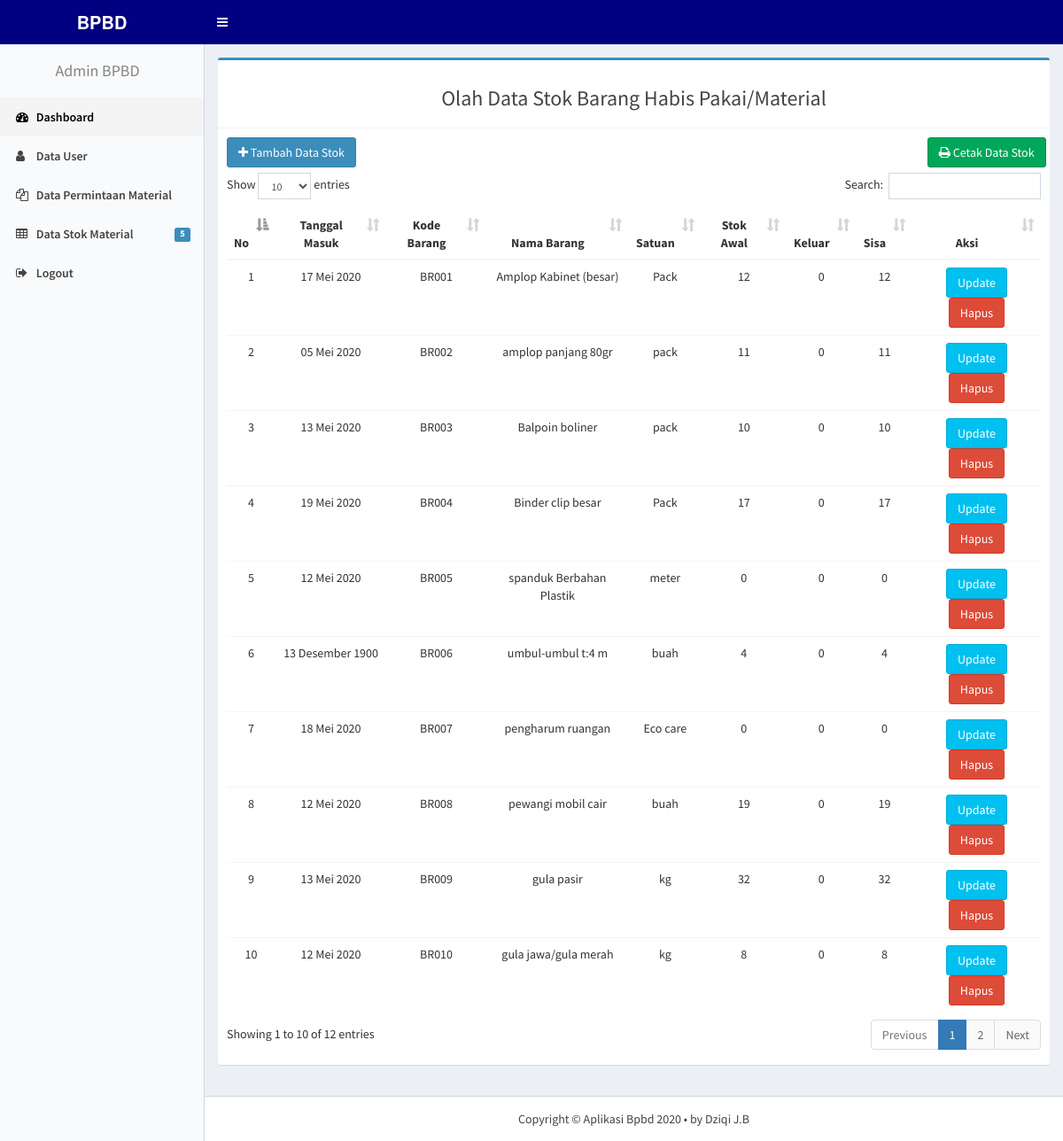
/admin_gudang/index.php?p=material, run on the app's committed database.
### tables this page shows
CREATE TABLE `stokbarang` (
  `kode_brg` varchar(5) NOT NULL,
  `id_jenis` int(2) NOT NULL,
  `nama_brg` varchar(30) NOT NULL,
  `satuan` varchar(50) DEFAULT NULL,
  `stok` int(11) NOT NULL,
  `keluar` int(11) DEFAULT '0',
  `sisa` int(11) NOT NULL,
  `tgl_masuk` date NOT NULL
);

### fungsi/fungsi.php (called while the page is built)
<?php
	function tanggal_indo($tanggal) {
		$bulan = array(1=>'Januari',
						  'Februari',
						  'Maret',
						  'April',
						  'Mei',
						  'Juni',
						  'Juli',
						  'Agustus',
						  'September',
						  'Oktober',
						  'November',
						  'Desember'
				);
		$split = explode('-', $tanggal);
		$tanggal_indo = $split[2] . ' ' . $bulan[(int)$split[1]] . ' ' . $split[0];
		return $tanggal_indo;
	}
?>

### admin_gudang/material.php (the view, shortened to what this page needs)
<?php
    include "../fungsi/koneksi.php";
	include "../fungsi/fungsi.php";
	if(isset($_GET['id_jenis'])){
        $id_jenis = $_GET['id_jenis'];
        $query = mysqli_query($koneksi, "SELECT * FROM stokbarang WHERE id_jenis='$id_jenis' ");
    } else {
        $query = mysqli_query($koneksi, "SELECT * FROM stokbarang");
    }
?>
<section class="content">
	<div class="row">
		<div class="col-sm-12">
			 <div class="box box-primary">
                <div class="box-header with-border">
                    <h3 class="text-center">Olah Data Stok Barang Habis Pakai/Material</h3>
                </div>
                <div class="box-body">
                <div class="row">
                    <div class="col-md-2">
                        <a href="index.php?p=tambahmaterial" class=" btn btn-primary"><i class="fa fa-plus"></i> Tambah Data Stok</a><br>
                    </div>
					<div class="col-md-2 pull-right">
						<a target="_blank" href="cetakstok.php?idjenis=<?= $id_jenis;  ?>" class="btn btn-success"><i class="fa fa-print"></i> Cetak Data Stok</a><br>
					</div>
                    <br><br>
                </div>
                	<div class="table-responsive">
                		<table class="table text-center" id="material">
                			<thead  >
	                			<tr>
	                				<th>No</th>
									<th>Tanggal Masuk</th>
                                    <th>Kode Barang</th>
	                				<th>Nama Barang</th>
									<th>Satuan</th>
	                				<th>Stok Awal</th>
                                    <th>Keluar</th>
                                    <th>Sisa</th>
	                				<th>Aksi</th>
	                			</tr>
                			</thead>
                			<tbody>
                				<tr>
                					<?php
                						$no =1 ;
                						if (mysqli_num_rows($query)) {
                							while($row=mysqli_fetch_assoc($query)):
                					 ?>
                						<td> <?= $no; ?> </td>
										<td> <?= tanggal_indo($row['tgl_masuk']); ?> </td>
                                        <td> <?= $row['kode_brg']; ?> </td>
                						<td> <?= $row['nama_brg']; ?> </td>
										<td> <?= $row['satuan']; ?> </td>
                						<td> <?= $row['stok']; ?> </td>
                                        <td> <?= $row['keluar']; ?> </td>
                                        <td> <?= $row['sisa']; ?> </td>
                						<td>
                                            <a href="?p=material&aksi=edit&id=<?= $row['kode_brg']; ?>"><span data-placement='top' data-toggle='tooltip' title='Update'><button  class="btn btn-info">Update</button></span></a>
                                            <a href="?p=material&aksi=hapus&id=<?= $row['kode_brg']; ?>"><span data-placement='top' data-toggle='tooltip' title='Hapus'><button  class="btn btn-danger" onclick="return confirm('Yakin ingin menghapus ?')">Hapus</button></span></a>
                                        </td>
                				</tr>
                			<?php $no++; endwhile; } ?>
                			</tbody>
                		</table>
                	</div>
                </div>
            </div>
		</div>
	</div>
</section>

### admin_gudang/index.php (shortened to what this page needs)
<?php
  include "../fungsi/koneksi.php";
  $query = mysqli_query($koneksi, "SELECT COUNT(id_jenis) AS jumlah FROM jenis_barang ");
  $data = mysqli_fetch_assoc($query);
?>
<!DOCTYPE html>
<html>
<head>
  <link rel="stylesheet" href="../assets/bootstrap/css/bootstrap.min.css">
  <link href="../assets/bootstrap/css/custom.css" rel="stylesheet">
  <link rel="stylesheet" href="../assets/fa/css/font-awesome.min.css">
  <link rel="stylesheet" href="../assets/dist/css/AdminLTE.min.css">
  <link rel="stylesheet" href="../assets/dist/css/skins/_all-skins.min.css">
  <link rel="stylesheet" href="../assets/plugins/iCheck/flat/blue.css">
  <link rel="stylesheet" href="../assets/plugins/morris/morris.css">
  <link rel="stylesheet" href="../assets/plugins/jvectormap/jquery-jvectormap-1.2.2.css">
  <link rel="stylesheet" href="../assets/plugins/datepicker/datepicker3.css">
  <link rel="stylesheet" href="../assets/plugins/daterangepicker/daterangepicker.css">
  <link rel="stylesheet" href="../assets/plugins/bootstrap-wysihtml5/bootstrap3-wysihtml5.min.css">
  <link rel="stylesheet" href="../assets/plugins/datatables/dataTables.bootstrap.css">
</head>
<body class="hold-transition skin-red-light sidebar-mini">
<div class="wrapper">
  <header class="main-header">
     <div class="logo">
    <span class="logo-lg"><b>BPBD</b></span>
  </div>
    <nav class="navbar navbar-static-top" role="navigation">
    <a href="#" class="sidebar-toggle" data-toggle="offcanvas" role="button">
    </a>
  </nav>
</header>
  <aside class="main-sidebar">
    <section class="sidebar">
      <ul class="sidebar-menu">
        <li class="header"><h4 class="text-center">Admin BPBD</h4></li>
        <li class="active treeview">
          <a href="index.php">
            <i class="fa fa-dashboard"></i> <span>Dashboard</span>
          </a>
        </li>
		<li><a href="index.php?p=user"><i class="fa fa-user"></i> <span>Data User</span></a></li>
        <li><a href="index.php?p=datapesanan"><i class="fa fa-files-o"></i> <span>Data Permintaan Material</span></a></li>
		<li class="treeview">
          <a href="#">
            <i class="fa fa-table"></i>
            <span>Data Stok Material</span>
            <span class="pull-right-container">
              <span class="label label-primary pull-right"><?= $data['jumlah']; ?></span>
            </span>
          </a>
        </li>
        <li><a href="../logout.php"><i class="fa fa-sign-out"></i> <span>Logout</span></a></li>
      </ul>
    </section>
  </aside>
  <div class="content-wrapper">
    <?php include "page.php"; ?>
</div>
<footer class="main-footer">
  <div class="copyright text-center my-auto">
                        <span>Copyright &copy; Aplikasi Bpbd 2020 &bull; by Dziqi J.B </span>
   </div>
  </footer>
</body>
</html>

### admin_gudang/page.php
<?php
    $page = isset($_GET['p']) ? $_GET['p'] : "";
    if ($page == 'formpesan') {
        include_once "formpesan.php";
    } else if ($page=="") {
        include_once "main.php";
    } else if ($page=="datapesanan") {
        include_once "datapesanan.php";
    }  else if ($page=="material") {
        include_once "material.php";
    } else if ($page=="tambahmaterial") {
        include_once "tambahmaterial.php";
    } else if ($page=="tidaksetuju") {
        include_once "tidaksetuju.php";
    } else if ($page=="disetujui") {
        include_once "disetujui.php";
    } else if ($page=="user") {
        include_once "user.php";
    }  else if ($page=="edit") {
        include_once "editmaterial.php";
    } else if ($page=="hapus") {
        include_once "hapusmaterial.php";
    } else if ($page=="hapususer") {
        include_once "hapususer.php";
    } else if ($page=="edituser") {
        include_once "edituser.php";
    } else if ($page=="cetakstok") {
        include_once "halcetak.php";
    } else if($page == "detil"){
        include_once "detilpesan.php";
    }
 ?>

### data on the page
stokbarang: tgl_masuk "17 Mei 2020", kode_brg "BR001", nama_brg "Amplop Kabinet (besar)", satuan "Pack", stok "12", keluar "0", sisa "12"
stokbarang: tgl_masuk "05 Mei 2020", kode_brg "BR002", nama_brg "amplop panjang 80gr", satuan "pack", stok "11", keluar "0", sisa "11"
stokbarang: tgl_masuk "13 Mei 2020", kode_brg "BR003", nama_brg "Balpoin boliner", satuan "pack", stok "10", keluar "0", sisa "10"
stokbarang: tgl_masuk "19 Mei 2020", kode_brg "BR004", nama_brg "Binder clip besar", satuan "Pack", stok "17", keluar "0", sisa "17"
stokbarang: tgl_masuk "12 Mei 2020", kode_brg "BR005", nama_brg "spanduk Berbahan Plastik", satuan "meter", stok "0", keluar "0", sisa "0"
stokbarang: tgl_masuk "13 Desember 1900", kode_brg "BR006", nama_brg "umbul-umbul t:4 m", satuan "buah", stok "4", keluar "0", sisa "4"
stokbarang: tgl_masuk "18 Mei 2020", kode_brg "BR007", nama_brg "pengharum ruangan", satuan "Eco care", stok "0", keluar "0", sisa "0"
stokbarang: tgl_masuk "12 Mei 2020", kode_brg "BR008", nama_brg "pewangi mobil cair", satuan "buah", stok "19", keluar "0", sisa "19"
stokbarang: tgl_masuk "13 Mei 2020", kode_brg "BR009", nama_brg "gula pasir", satuan "kg", stok "32", keluar "0", sisa "32"
stokbarang: tgl_masuk "12 Mei 2020", kode_brg "BR010", nama_brg "gula jawa/gula merah", satuan "kg", stok "8", keluar "0", sisa "8"

### other printed values
$data['jumlah'] "5"
